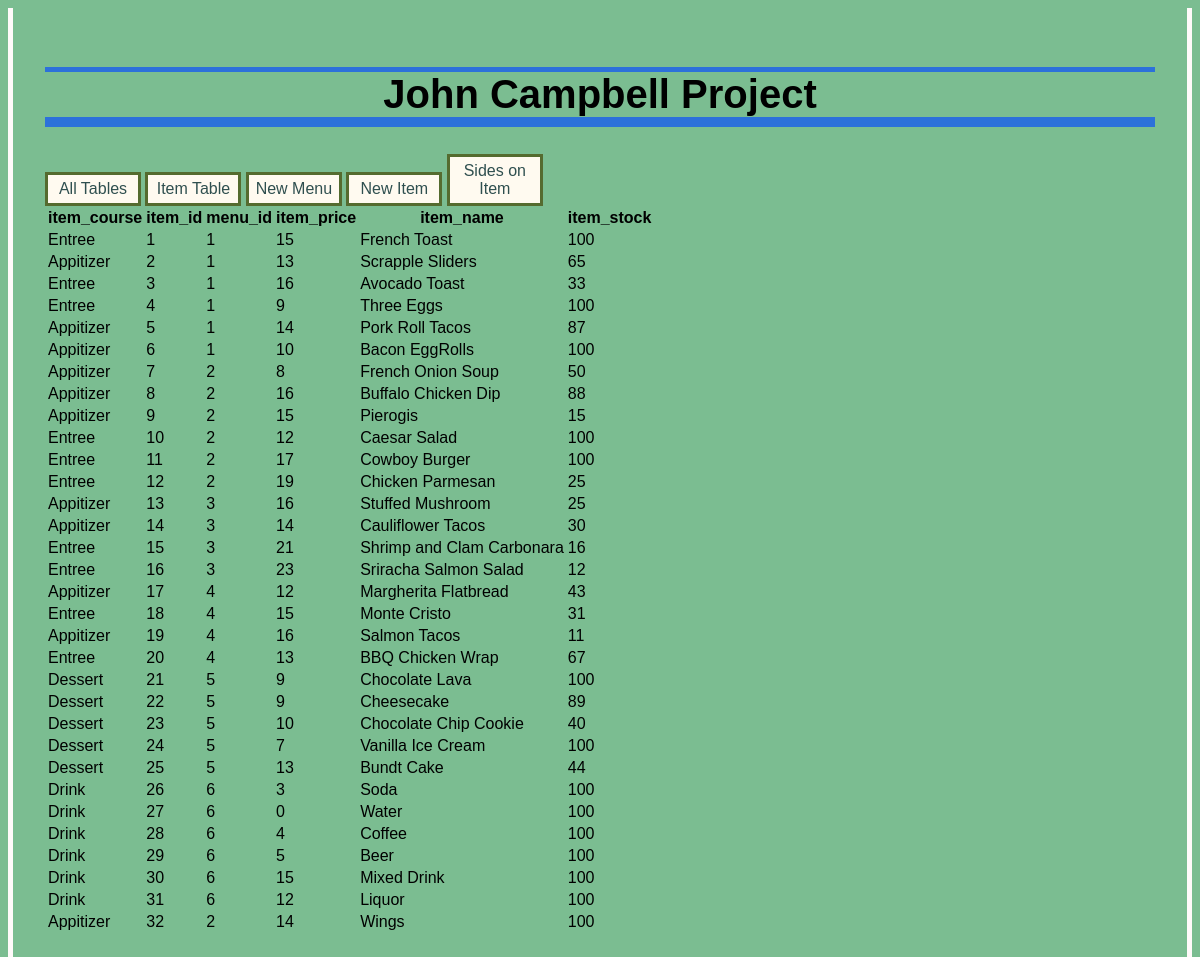
Screenshot of /JC_ProjectTable2 with the database file from the repository.
### JC_Project_DB.py (models this page shows)
class Items(Base):
   __tablename__ = 'item'
   item_id = Column(Integer, primary_key=True, autoincrement=True)
   item_name = Column(String)
   item_price = Column(Integer)
   item_course = Column(String)
   item_stock = Column(Integer)
   menu_id = Column(Integer, ForeignKey('menu.menu_id'))
   has_sides = relationship("Sides", secondary=item_sides_table, viewonly=True)

### JC_Project_FLASK.py (the view)
@app.route("/JC_ProjectTable2")
def JC_ProjectTable2():
    query = session.query(my_db.Items)
    results = query.all()
    result_dict = [u.__dict__ for u in results]
    return render_template(
        "JC_ProjectTable2.html",
        title="John Campbell Project",
        header="John Campbell Project",
        items=result_dict,
    )

### templates/JC_ProjectTable2.html (shortened to what this page needs)
{% extends "JC_ProjectLayout.html" %}
{% block header %} {{header}} {% endblock header %}
{% block content %}
<table>
   <tr>
      {% for key, value in items[0].items() %}
      {% if key != '_sa_instance_state' %}
      <th>
         {{key}}
      </th>
      {% endif %}
      {% endfor %}
   </tr>
   {% for element in items %}
   <tr>
      {% for key, value in element.items() %}
      {% if key != '_sa_instance_state' %}
      <td>
         {{ value }}
      </td>
      {% endif %}
      {% endfor %}
   </tr>
   {% endfor %}
</table>
{% endblock content %}

### templates/JC_ProjectLayout.html (shortened to what this page needs)
<!DOCTYPE html>
<html lang="en">
<head>
   <link rel="stylesheet" type="text/css" href="{{url_for('static', filename='gridjs.css')}}" />
   <link rel="stylesheet" type="text/css" href="https://unpkg.com/gridjs/dist/theme/mermaid.min.css" />
   <link rel="stylesheet" type="text/css" href="{{url_for('static', filename='JC_Project.css')}}" />
</head>
<body>
   <h1>{% block header %}{% endblock %}</h1>
   <ul class ="nav">
       <li><a href="/JC_ProjectTable" >All Tables</a></li>
       <li><a href="/JC_ProjectTable2">Item Table</a></li>
       <li><a href="/JC_ProjectInsertMenu">New Menu</a></li>
       <li><a href="/JC_ProjectInsertItem">New Item</a></li>
       <li><a href="/JC_ProjectItemSides">Sides on Item</a></li>
   </ul>
   {% block content %}{% endblock %}
  </body>
</html>

### static/gridjs.css (style rules this page uses)
body { background-color: darkslategray; color: floralwhite; font-family: Arial, Helvetica, sans-serif; padding: 2rem; }
.nav { list-style-type: none; margin: 0; padding: 0; color: gold; }
.nav li { display: inline-block; width: 6rem; color: gold; }
.nav li a { display: block; background-color: floralwhite; color: darkslategray; text-align: center; padding-top: 5px; padding-bottom: 5px; text-decoration: none; border-color: darkolivegreen; border-width: 3px; border-style: solid; }

### static/JC_Project.css (style rules this page uses)
body { background-color:rgb(123, 189, 145); color:rgb(0, 0, 0); font-family:Arial, Helvetica, sans-serif; padding:2rem; border-left: 5px solid snow; border-right: 5px solid snow; }
body h1 { font-size: 40px; text-align: center; border-bottom: 10px solid rgb(44, 113, 218); border-top: 5px solid rgb(44, 113, 218); }

### rows the page displays
Items: key "item_course", key "item_name", item_course "Entree", element "1" "1" "15" "100", item_name "French Toast"
Items: item_course "Appitizer", element "2" "1" "13" "65", item_name "Scrapple Sliders"
Items: item_course "Entree", element "3" "1" "16" "33", item_name "Avocado Toast"
Items: item_course "Entree", element "4" "1" "9" "100", item_name "Three Eggs"
Items: item_course "Appitizer", element "5" "1" "14" "87", item_name "Pork Roll Tacos"
Items: item_course "Appitizer", element "6" "1" "10" "100", item_name "Bacon EggRolls"
Items: item_course "Appitizer", element "7" "2" "8" "50", item_name "French Onion Soup"
Items: item_course "Appitizer", element "8" "2" "16" "88", item_name "Buffalo Chicken Dip"
Items: item_course "Appitizer", element "9" "2" "15" "15", item_name "Pierogis"
Items: item_course "Entree", element "10" "2" "12" "100", item_name "Caesar Salad"
Items: item_course "Entree", element "11" "2" "17" "100", item_name "Cowboy Burger"
Items: item_course "Entree", element "12" "2" "19" "25", item_name "Chicken Parmesan"
Items: item_course "Appitizer", element "13" "3" "16" "25", item_name "Stuffed Mushroom"
Items: item_course "Appitizer", element "14" "3" "14" "30", item_name "Cauliflower Tacos"
Items: item_course "Entree", element "15" "3" "21" "16", item_name "Shrimp and Clam Carbonara"
Items: item_course "Entree", element "16" "3" "23" "12", item_name "Sriracha Salmon Salad"
Items: item_course "Appitizer", element "17" "4" "12" "43", item_name "Margherita Flatbread"
Items: item_course "Entree", element "18" "4" "15" "31", item_name "Monte Cristo"
Items: item_course "Appitizer", element "19" "4" "16" "11", item_name "Salmon Tacos"
Items: item_course "Entree", element "20" "4" "13" "67", item_name "BBQ Chicken Wrap"
Items: item_course "Dessert", element "21" "5" "9" "100", item_name "Chocolate Lava"
Items: item_course "Dessert", element "22" "5" "9" "89", item_name "Cheesecake"
Items: item_course "Dessert", element "23" "5" "10" "40", item_name "Chocolate Chip Cookie"
Items: item_course "Dessert", element "24" "5" "7" "100", item_name "Vanilla Ice Cream"
Items: item_course "Dessert", element "25" "5" "13" "44", item_name "Bundt Cake"
Items: item_course "Drink", element "26" "6" "3" "100", item_name "Soda"
Items: item_course "Drink", element "27" "6" "0" "100", item_name "Water"
Items: item_course "Drink", element "28" "6" "4" "100", item_name "Coffee"
Items: item_course "Drink", element "29" "6" "5" "100", item_name "Beer"
Items: item_course "Drink", element "30" "6" "15" "100", item_name "Mixed Drink"
Items: item_course "Drink", element "31" "6" "12" "100", item_name "Liquor"
Items: item_course "Appitizer", element "32" "2" "14" "100", item_name "Wings"

### other values shown
{{ header }} "John Campbell Project"
{{ key }} "item_id" "menu_id" "item_price" "item_stock"
